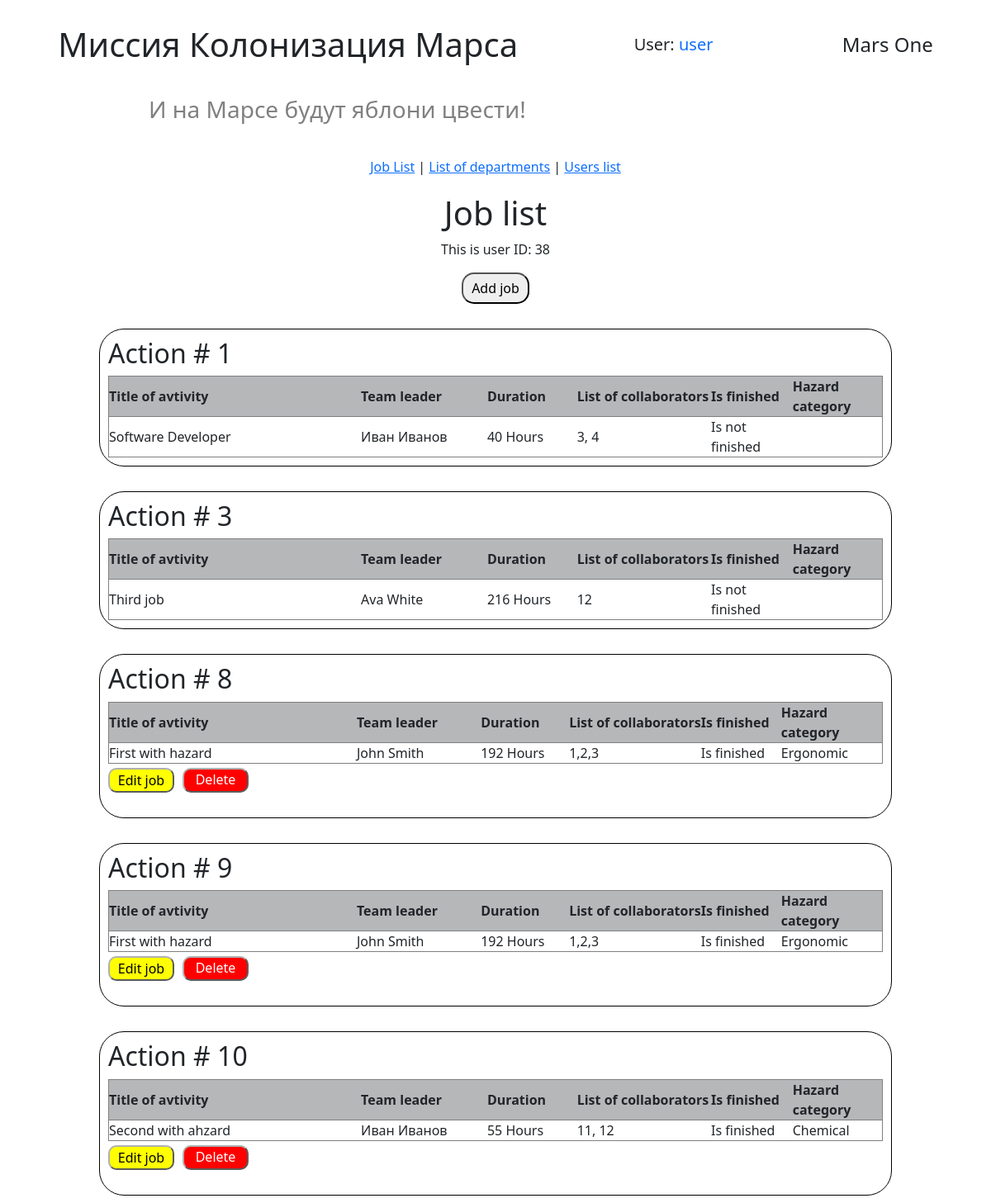
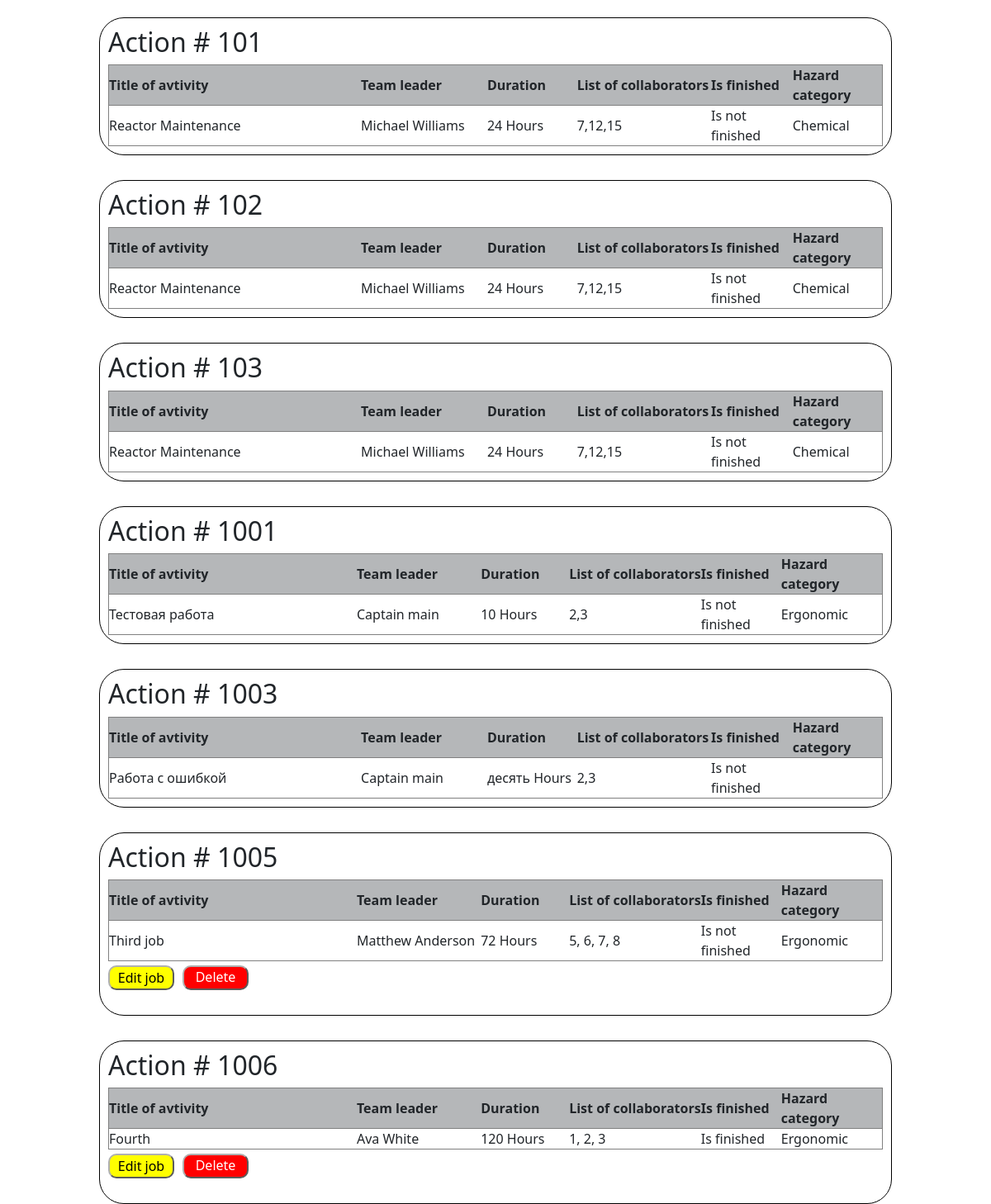
Screenshot of /jobs_list (signed in) with the database file from the repository (2 pictures, top to bottom).
### data/users.py (models this page shows, shortened)
class User(SqlAlchemyBase, UserMixin):
    __tablename__ = 'users'
    id = sqlalchemy.Column(sqlalchemy.Integer, primary_key=True, autoincrement=True)
    surname = sqlalchemy.Column(sqlalchemy.String, nullable=True)
    name = sqlalchemy.Column(sqlalchemy.String, nullable=True)
    age = sqlalchemy.Column(sqlalchemy.Integer, nullable=True)
    position = sqlalchemy.Column(sqlalchemy.String, nullable=True)
    speciality = sqlalchemy.Column(sqlalchemy.String, nullable=True)
    address = sqlalchemy.Column(sqlalchemy.String, nullable=True)
    email = sqlalchemy.Column(sqlalchemy.String, index=True, unique=True, nullable=True)
    hashed_password = sqlalchemy.Column(sqlalchemy.String, nullable=True)
    modified_date = sqlalchemy.Column(sqlalchemy.DateTime, default=datetime.datetime.now)
    news = orm.relationship("News", back_populates='user')

### data/jobs.py (models this page shows)
class Jobs(SqlAlchemyBase):
    __tablename__ = 'jobs'
    id = sqlalchemy.Column(sqlalchemy.Integer, primary_key=True,
                           autoincrement=True)
    author = sqlalchemy.Column(sqlalchemy.Integer,
                               ForeignKey('users.id'), nullable=False)
    team_leader = sqlalchemy.Column(sqlalchemy.Integer,
                                    ForeignKey('users.id'), nullable=False)
    job_title = sqlalchemy.Column(sqlalchemy.String, nullable=True)
    work_size = sqlalchemy.Column(sqlalchemy.Integer, nullable=False)
    collaborators = sqlalchemy.Column(sqlalchemy.String, nullable=True)
    start_date = sqlalchemy.Column(sqlalchemy.DateTime,
                                   default=datetime.datetime.now)
    end_date = sqlalchemy.Column(sqlalchemy.DateTime,
                                 default=datetime.datetime.now)
    is_finished = sqlalchemy.Column(sqlalchemy.Boolean, default=False)
    hazard_category = sqlalchemy.Column(sqlalchemy.Integer,
                                        ForeignKey('hazard_category.id'),
                                        nullable=None)
    team_leader_user = relationship("User", backref='team_leader_jobs',
                                    foreign_keys=[team_leader])
    author_user = relationship("User", backref='author_jobs',
                               foreign_keys=[author])
    hazard_category_rel = relationship("HazardCategory", back_populates="jobs")

### data/hazard_category.py (models this page shows)
class HazardCategory(SqlAlchemyBase):
    __tablename__ = 'hazard_category'
    id = sqlalchemy.Column(sqlalchemy.Integer, primary_key=True,
                           autoincrement=True)
    hazard_category_title = sqlalchemy.Column(sqlalchemy.String)
    jobs = relationship("Jobs", back_populates='hazard_category_rel')

### handlers/work_with_jobs.py (the view)
@work_with_jobs_bp.route('/jobs_list')
@login_required
def get_jobs_list():
    db_ss = db_session.create_session()
    jobs = db_ss.query(Jobs).all()
    current_user_id = current_user.id
    message = get_flashed_messages()
    return render_template('jobs.html', jobs=jobs,
                           current_user_id=current_user_id,
                           message=message)

### data/db_session.py (called while the page is built)
def create_session() -> Session:
    global __factory
    return __factory()

### main.py (called while the page is built)
@login_manager.user_loader
def load_user(user_id):
    db_sess = db_session.create_session()
    return db_sess.query(User).get(user_id)

### templates/jobs.html (shortened to what this page needs)
{% extends "base.html" %}
{% block styles %}
    <link rel="stylesheet" href="{{ url_for('static', filename='css/job_list.css')}}">
{% endblock %}
{% block content %}
<h1>Job list</h1>
<p>This is user ID: {{ current_user_id }}</p>
<button onclick="window.location.href='/create_job'" class="add_btn">Add job </button>
{% for job  in jobs %}
    <div class="action">
        <h2>Action # {{ job.id }} </h2>
        <table>
            <tr>
                <th width="200">Title of avtivity</th>
                <th width="100">Team leader</th>
                <th width="50">Duration</th>
                <th width="50">List of collaborators</th>
                <th width="50">Is finished</th>
                <th width="50">Hazard category</th>
            </tr>
            <tr>
                <td>{{ job.job_title }}</td>
                <td>{{ job.team_leader_user.name }} {{ job.team_leader_user.surname }}</td>
                <td>{{ job.work_size }} Hours</td>
                <td>{{ job.collaborators }}</td>
                {% if job.is_finished %}
                    <td>Is finished</td>
                {% else %}
                    <td>Is not finished</td>
                {% endif %}
                <td>{{ job.hazard_category_rel.hazard_category_title }}</td>
            </tr>
        </table>
        {% if job.author_user.id == current_user_id or current_user_id == 1 or job.team_leader == current_user_id %}
        <div class="buttons_block">
            <form action="{{ url_for('work_with_jobs.edit_job', job_id=job.id )}}" method="get">
                <button class="btn_for_edit" type="submit">Edit job</button>
            </form>
            <form action="{{ url_for('work_with_jobs.delete_job', job_id=job.id )}}" method="post">
                <button class="btn_for_delete" type="submit">Delete job</button>
            </form>
        </div>
        {% endif %}
    </div>
{% endfor %}
{% endblock %}

### templates/base.html (shortened to what this page needs)
<!DOCTYPE html>
<html lang="ru">
<head>
    <link rel="stylesheet"
    href="https://cdn.jsdelivr.net/npm/bootstrap@5.0.0-beta1/dist/css/bootstrap.min.css"
>
    <link rel="stylesheet" href="{{ url_for('static', filename='css/style.css')}}">
    {% block styles %}{% endblock %}
</head>
<body>
    <header>
        <h1>Миссия Колонизация Марса</h1>
        {% if current_user.is_authenticated %}
        <h5> User:
            <a class="navbar-brand" href="/logout">{{ current_user.name }}</a>
        </h5>
        {% else %}
            <div class="auth_buttons">
                <a class="btn btn-primary " href="/register">Зарегистрироваться</a>
                <a class="btn btn-success" href="/login">Войти</a>
            </div>
        {% endif %}
        <h4>Mars One</h4>
    </header>
    <h3 class="second_header_text">И на Марсе будут яблони цвести!</h3>
    <main>
        <nav>
            <a href="/jobs_list">Job List</a> |
            <a href="/list_of_departments">List of departments</a> |
            <a href="/user_list">Users list</a>
        </nav>
        {% block content %}{% endblock %}
    </main>
</body>
</html>

### static/css/style.css (style rules this page uses)
* { margin: 0px; padding: 0px; font-family: 'Segoe UI', Tahoma, Geneva, Verdana, sans-serif; }
header { display: flex; justify-content: space-around; align-items: center; margin-top: 30px; width: 100%; }
main { display: flex; flex-direction: column; align-items: center; height: 100vh; margin-top: 20px; }
nav { margin: 20px; }
.second_header_text { color: grey; margin-top: 30px; margin-left: 15vw; }
.add_btn { padding: 5px 10px; border-radius: 15px; }
.buttons_block { display: flex; justify-content: space-between; width: 230px; margin-top: 5px; }
.btn_for_edit, .btn_for_delete { border-radius: 10px; border-color: rgb(175, 176, 176); height: 30px; width: 80px; }
.btn_for_edit { background-color: yellow; }
.btn_for_delete { color: white; background-color: red; }

### static/css/job_list.css (style rules this page uses)
div.action { border: 1px solid rgb(0, 0, 0); padding: 10px; border-radius: 30px; margin-top: 30px; width: 80%; }
table { width: 100%; }
tr { border: 1px solid grey; }
th { background-color: rgb(181, 183, 185); }
.buttons_block { display: flex; justify-content: space-between; width: 170px; margin-top: 5px; }

### rows the page displays
User: name "user"
Jobs: id "1", job_title "Software Developer", team_leader_user.name "Иван", team_leader_user.surname "Иванов", work_size "40", collaborators "3, 4", is_finished "Is not finished"
Jobs: id "3", job_title "Third job", team_leader_user.name "Ava", team_leader_user.surname "White", work_size "216", collaborators "12", is_finished "Is not finished"
Jobs: id "8", job_title "First with hazard", team_leader_user.name "John", team_leader_user.surname "Smith", work_size "192", collaborators "1,2,3", is_finished "Is finished", hazard_category_rel.hazard_category_title "Ergonomic"
Jobs: id "9", job_title "First with hazard", team_leader_user.name "John", team_leader_user.surname "Smith", work_size "192", collaborators "1,2,3", is_finished "Is finished", hazard_category_rel.hazard_category_title "Ergonomic"
Jobs: id "10", job_title "Second with ahzard", team_leader_user.name "Иван", team_leader_user.surname "Иванов", work_size "55", collaborators "11, 12", is_finished "Is finished", hazard_category_rel.hazard_category_title "Chemical"
Jobs: id "101", job_title "Reactor Maintenance", team_leader_user.name "Michael", team_leader_user.surname "Williams", work_size "24", collaborators "7,12,15", is_finished "Is not finished", hazard_category_rel.hazard_category_title "Chemical"
Jobs: id "102", job_title "Reactor Maintenance", team_leader_user.name "Michael", team_leader_user.surname "Williams", work_size "24", collaborators "7,12,15", is_finished "Is not finished", hazard_category_rel.hazard_category_title "Chemical"
Jobs: id "103", job_title "Reactor Maintenance", team_leader_user.name "Michael", team_leader_user.surname "Williams", work_size "24", collaborators "7,12,15", is_finished "Is not finished", hazard_category_rel.hazard_category_title "Chemical"
Jobs: id "1001", job_title "Тестовая работа", team_leader_user.name "Captain", team_leader_user.surname "main", work_size "10", collaborators "2,3", is_finished "Is not finished", hazard_category_rel.hazard_category_title "Ergonomic"
Jobs: id "1003", job_title "Работа с ошибкой", team_leader_user.name "Captain", team_leader_user.surname "main", work_size "десять", collaborators "2,3", is_finished "Is not finished"
Jobs: id "1005", job_title "Third job", team_leader_user.name "Matthew", team_leader_user.surname "Anderson", work_size "72", collaborators "5, 6, 7, 8", is_finished "Is not finished", hazard_category_rel.hazard_category_title "Ergonomic"
Jobs: id "1006", job_title "Fourth", team_leader_user.name "Ava", team_leader_user.surname "White", work_size "120", collaborators "1, 2, 3", is_finished "Is finished", hazard_category_rel.hazard_category_title "Ergonomic"

### other values shown
{{ current_user_id }} "38"
